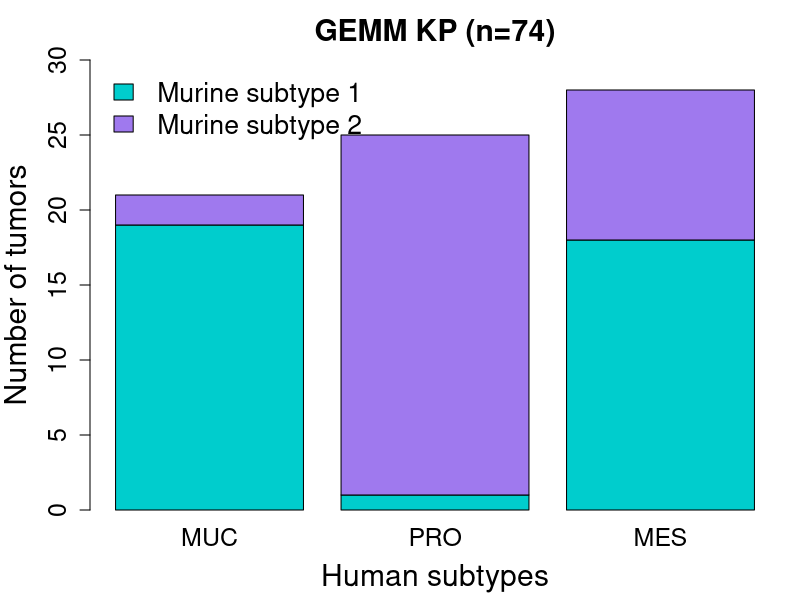

This chart was generated by the following R code:
Study <- "GEMM KP"
data <- read.table("../data/GEMM_KRASmut_subtypes.tsv", sep="\t", header=TRUE, check.names=FALSE)
data <- data[!data$Subtype %in% "unclassified", ]
data <- data[!data$Subtype_13of18 %in% "unclassified", ]
nbTumors <- nrow(data)
data$Subtype <- factor(data$Subtype, levels=c("MUC", "PRO"))
data$Subtype_13of18 <- factor(data$Subtype_13of18, levels=c("KC", "KL", "KP"))
counts <- as.matrix(table(data$Subtype, data$Subtype_13of18))
rownames(counts) <- c("Murine subtype 1", "Murine subtype 2")
colnames(counts) <- c("MUC", "PRO", "MES")

pdf("../figures/FigS5_GEMM_SubtypeConcordanceWithHuman.pdf", width=5.5, height=6.5)
par(mar=c(4.5, 4.5, 3, 1))
barplot(counts, xlab="Human subtypes", ylab="Number of tumors", col=c("cyan3", "mediumpurple2"), 
			main=paste0(Study, " (n=", nbTumors, ")"), cex.axis=1.5, cex.lab=1.8, cex.names=1.5, cex.main=1.8, ylim=c(0,30))
legend("topleft", legend=rownames(counts), fill=c("cyan3", "mediumpurple2"), cex=1.6, bty="n")
dev.off()

fisher.test(counts[,c("MUC", "PRO")])
